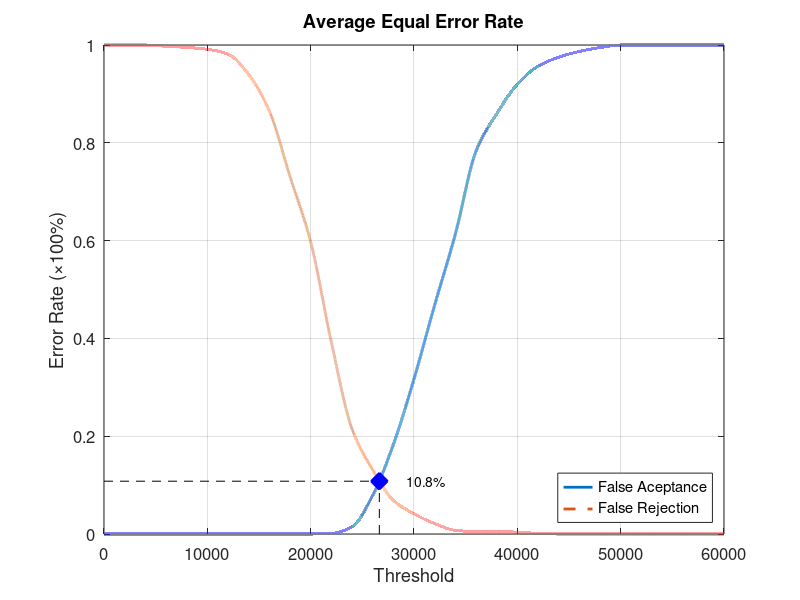
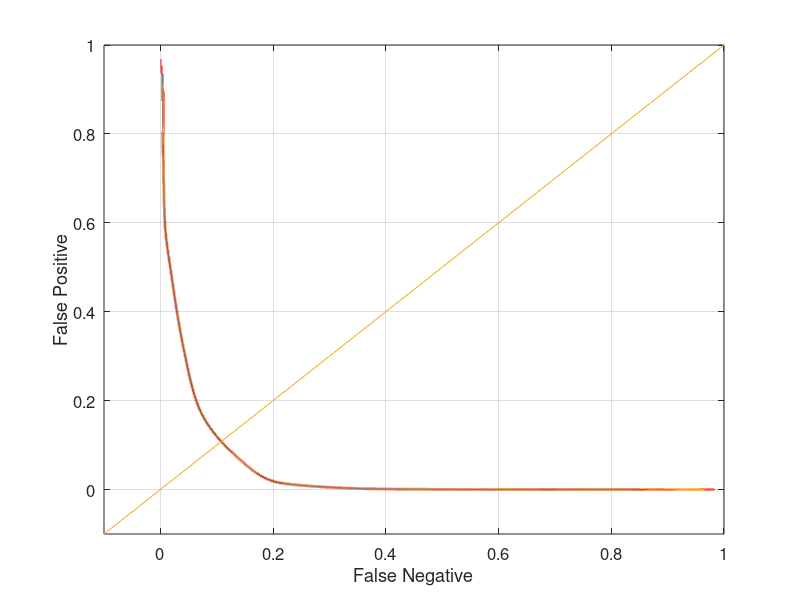

Write the MATLAB code that produced these figures, in order.
function yEER = Experiment1Average
close all;
clear;
clc;
x = 0:2000:60000;
xq = 0:0.5:60000;

y0 = [0 0 0 0 0 0 0 0 0 0 0 0.00131579 0.0144737 0.0789474 0.182895 0.317105 0.468421 0.613158 0.782895 0.859211 0.919737 0.956579 0.975 0.986842 0.994737 1 1 1 1 1 1];
yy0 = interp1(x, y0, xq, 'pchip');
y1 = [1 1 1 0.9975 0.995 0.99125 0.98125 0.94 0.865 0.73125 0.5975 0.3925 0.215 0.13125 0.06875 0.04125 0.02125 0.0075 0.005 0.005 0.00375 0.00125 0 0 0 0 0 0 0 0 0];
yy1 = interp1(x, y1, xq, 'pchip');

% Calculating EER: 
y2 = abs(y0 - y1);
find(y2 == min(y2))
yy2 = abs(yy0 - yy1);
xEER = find(yy2 == min(yy2));
xEERIndex = xq(xEER) % X-axis EER
yEER = yy0(xEER) % Y-axis EER

main = figure
plot(xq, yy0,'-','LineWidth', 2);	hold on
plot(xq, yy1,'--','LineWidth', 2);	hold on
plot([xEERIndex xEERIndex], [0 yEER], 'k--');	hold on
plot([0 xEERIndex], [yEER yEER], 'k--');	hold on
plot(xEERIndex, yEER, 'bx', 'LineWidth', 10);	hold on
text(xEERIndex + 10 * xEERIndex / 100, yEER, [num2str(round((10000 * yEER)) / 100) '%'])
legend('False Aceptance', 'False Rejection', 'Location', 'SouthEast')
xlabel('Threshold')
ylabel('Error Rate (\times100%)')
title('Average Equal Error Rate')
set(gca, 'FontSize', 12)
axis([0 60000 0 1])
grid on

print(main, 'Experiment1AverageMain', '-dpng');
FNRxFPR = figure('Color', [1 1 1]);
plot(yy1, yy0, '-', yy1, yy0, 'LineWidth', 2);
hold on
y = -0.1:0.1:1
plot(y, y); 
set(gca, 'FontSize', 12)
xlabel('False Negative')
ylabel('False Positive')
axis([-0.1 1 -0.1 1])
set(gca, 'FontSize', 12)
grid on

print(FNRxFPR, 'Experiment1AverageFNRxFPR','-dpng');
end
